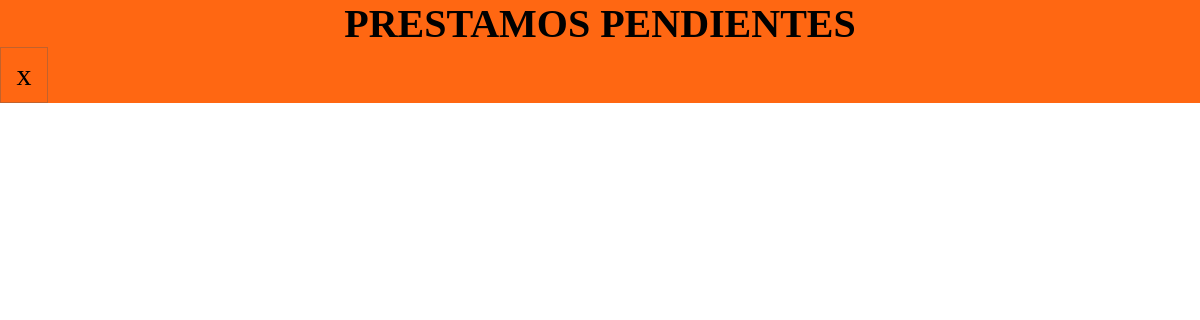
The app's page /php/instructor/prestamos_pendi.php (signed in), older data.
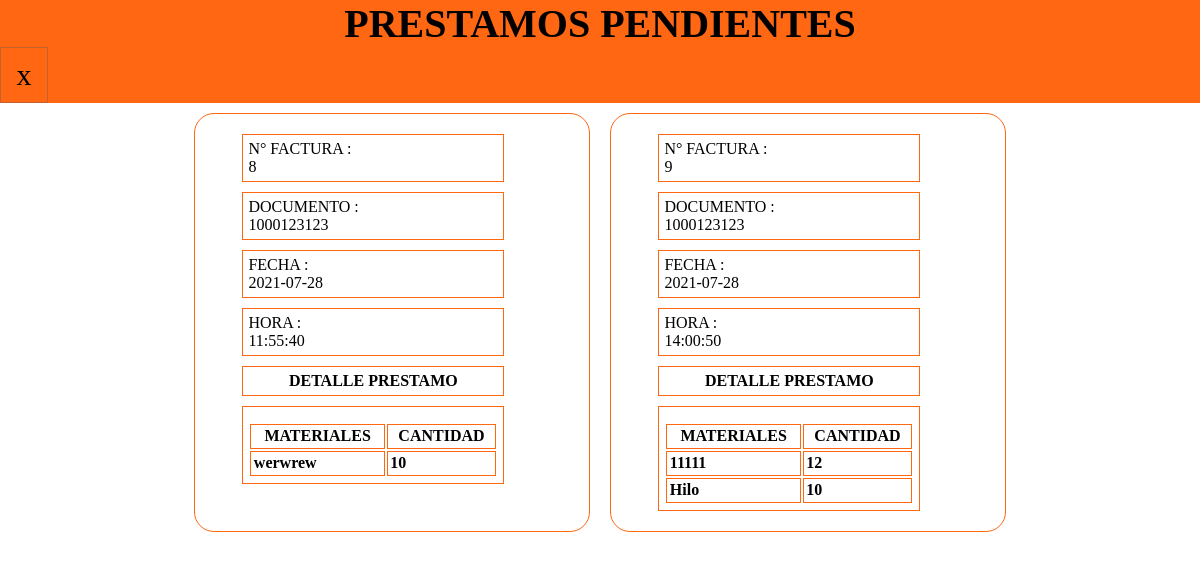
The same page, newer data.
### tables this page shows
CREATE TABLE `detalle_accion` (
  `ID_DETA_ACCION` int(11) NOT NULL,
  `ID_ACCION_REALIZADA` int(11) UNSIGNED NOT NULL,
  `ID_ACCION` int(2) NOT NULL,
  `ID_INSUMO` int(11) NOT NULL,
  `ID_MATERIAL_TEXTIL` int(11) NOT NULL,
  `CANTIDAD` int(11) NOT NULL,
  `ID_BODEGA` int(11) NOT NULL,
  `CANTIDAD_TOTAL` int(11) NOT NULL,
  `OBSERVACIONES` varchar(60) DEFAULT NULL
);

CREATE TABLE `accion_realizada` (
  `ID_ACCION_REALIZADA` int(11) UNSIGNED NOT NULL,
  `DOCU_ADMI` int(20) UNSIGNED NOT NULL,
  `DOCU_INSTRUCTOR` int(20) UNSIGNED NOT NULL,
  `FECHA` date NOT NULL,
  `HORA` time NOT NULL,
  `ID_ESTADO` int(2) NOT NULL
);

CREATE TABLE `usuario` (
  `DOCUMENTO` int(20) UNSIGNED NOT NULL,
  `NOMBRE` varchar(80) NOT NULL,
  `APELLIDO` varchar(30) NOT NULL,
  `FECHA_NACIMIENTO` date NOT NULL,
  `ID_TIP_DOCU` int(2) NOT NULL,
  `ID_TIP_USU` int(2) NOT NULL,
  `CELULAR` int(11) UNSIGNED NOT NULL,
  `CORREO` varchar(30) NOT NULL,
  `FOTO` blob DEFAULT NULL,
  `CLAVE` varchar(30) NOT NULL
);

CREATE TABLE `material_textil` (
  `ID_MATERIAL_TEXTIL` int(11) NOT NULL,
  `NOM_MATERIAL_TEXTIL` varchar(30) NOT NULL,
  `ID_TIP_MATE_TEXTIL` int(11) NOT NULL,
  `ID_MARCA` int(11) NOT NULL,
  `ID_COLOR` int(11) NOT NULL,
  `METRAJE` int(11) UNSIGNED NOT NULL
);

CREATE TABLE `insumo` (
  `ID_INSUMO` int(11) NOT NULL,
  `NOM_INSUMO` varchar(30) NOT NULL,
  `ID_TIP_INSUMO` int(11) NOT NULL,
  `ID_MARCA` int(11) NOT NULL,
  `ID_COLOR` int(11) NOT NULL
);

### php/instructor/prestamos_pendi.php (the view, shortened to what this page needs)
<?php
require_once('../../php/conections/conexion.php');
$usario = $_SESSION["DOCUMENTO"];
?>
<!DOCTYPE html>
<html lang="en">
<head>
    <link rel="stylesheet" href="../../css/instructor/pendiente.css">
</head>
<body>
    <header>
        <div class="titulo">
            <h1>PRESTAMOS PENDIENTES</h1>
        </div>
        <div class="contenedorCerrar">
            <div class="icono">
                <a href="../../users/instructor/instructor.php"><div>x </div></a>
            </div>
        </div>
    </header>
    <main>
        <div class="contenedorPendientes">
            <?php
            $consul = "SELECT DISTINCT detalle_accion.ID_ACCION_REALIZADA FROM detalle_accion";
            $comprobar = mysqli_query($connection, $consul);
                foreach($comprobar as $prueba){
                    $dato1 = $prueba['ID_ACCION_REALIZADA'];
                    $nueva = "SELECT * FROM detalle_accion INNER JOIN accion_realizada
                    ON detalle_accion.ID_ACCION_REALIZADA = accion_realizada.ID_ACCION_REALIZADA
                    INNER JOIN estado on accion_realizada.ID_ESTADO=estado.ID_ESTADO
                    INNER JOIN usuario ON accion_realizada.DOCU_INSTRUCTOR=usuario.DOCUMENTO
                    INNER JOIN material_textil ON detalle_accion.ID_MATERIAL_TEXTIL=material_textil.ID_MATERIAL_TEXTIL
                    INNER JOIN insumo ON detalle_accion.ID_INSUMO=insumo.ID_INSUMO
                    WHERE detalle_accion.ID_ACCION=2 AND DOCU_INSTRUCTOR = '$usario' AND accion_realizada.ID_ESTADO = 8
                    AND detalle_accion.ID_ACCION_REALIZADA = '$dato1' LIMIT 1";
                    $nuv = mysqli_query($connection,$nueva);
                    foreach ($nuv as $dat2){
            ?>
            <div class="conteMostrar">
                <div class="documentos">
                    <div>N° FACTURA : <p><?=$dat2["ID_ACCION_REALIZADA"]?></p></div>
                    <div>DOCUMENTO : <p><?=$dat2["DOCUMENTO"]?></p></div>
                    <div>FECHA :<p><?=$dat2["FECHA"]?></p></div>
                    <div>HORA : <p><?=$dat2["HORA"]?></p></div>
                    <div class="vent"><b> DETALLE PRESTAMO</b> </div>
                    <div>
                        <table class="tabla">
                            <thead class="tab">
                                <tr class="tab-ml">
                                    <th class="tab_ml">MATERIALES</th>
                                    <th class="tab_ml">CANTIDAD</th>
                                </tr>
                            </thead>
                            <tbody class="pendie">
                                <?php
                                    $sql = "SELECT * FROM detalle_accion
                                    INNER JOIN accion_realizada on detalle_accion.ID_ACCION_REALIZADA=accion_realizada.ID_ACCION_REALIZADA
                                    INNER JOIN material_textil ON detalle_accion.ID_MATERIAL_TEXTIL=material_textil.ID_MATERIAL_TEXTIL
                                    WHERE detalle_accion.ID_ACCION_REALIZADA='$dato1' AND detalle_accion.ID_MATERIAL_TEXTIL != 7 ";
                                    $consultaN = mysqli_query($connection,$sql);
                                foreach ($consultaN as $datoapre){
                                ?> <tr>
                                        <td><?=$datoapre["NOM_MATERIAL_TEXTIL"]?></td>
                                        <td><?=$datoapre["CANTIDAD"]?></td>
                                    </tr>
                                <?php
                                }
                                ?>
                                <?php
                                    $sql = "SELECT * FROM detalle_accion
                                    INNER JOIN accion_realizada on detalle_accion.ID_ACCION_REALIZADA=accion_realizada.ID_ACCION_REALIZADA
                                    INNER JOIN insumo ON detalle_accion.ID_INSUMO=insumo.ID_INSUMO
                                    WHERE detalle_accion.ID_ACCION_REALIZADA='$dato1' AND detalle_accion.ID_INSUMO != 7 ";
                                    $consultaN = mysqli_query($connection,$sql);
                                    foreach ($consultaN as $datoapre){
                                    ?> <tr>
                                            <td><?=$datoapre["NOM_INSUMO"]?></td>
                                            <td><?=$datoapre["CANTIDAD"]?></td>
                                        </tr>
                                    <?php
                                    }
                                    ?>
                            </tbody>
                        </table>
                    </div>
                </div>
            </div>
            <?php
                }
            }
            ?>
        </div>
    </main>
</body>
</html>

Row changes from the older to the newer data that the page shows:
added detalle_accion: ID_ACCION_REALIZADA.ID_ACCION_REALIZADA "8", usuario.DOCUMENTO "1000123123", ID_ACCION_REALIZADA.FECHA "2021-07-28", ID_ACCION_REALIZADA.HORA "11:55:40", ID_MATERIAL_TEXTIL.NOM_MATERIAL_TEXTIL "werwrew", CANTIDAD "10"
added detalle_accion: ID_ACCION_REALIZADA.ID_ACCION_REALIZADA "9", usuario.DOCUMENTO "1000123123", ID_ACCION_REALIZADA.FECHA "2021-07-28", ID_ACCION_REALIZADA.HORA "14:00:50", ID_MATERIAL_TEXTIL.NOM_MATERIAL_TEXTIL "11111", CANTIDAD "12"
added detalle_accion: ID_INSUMO.NOM_INSUMO "Hilo", CANTIDAD "10", shown under "9"
